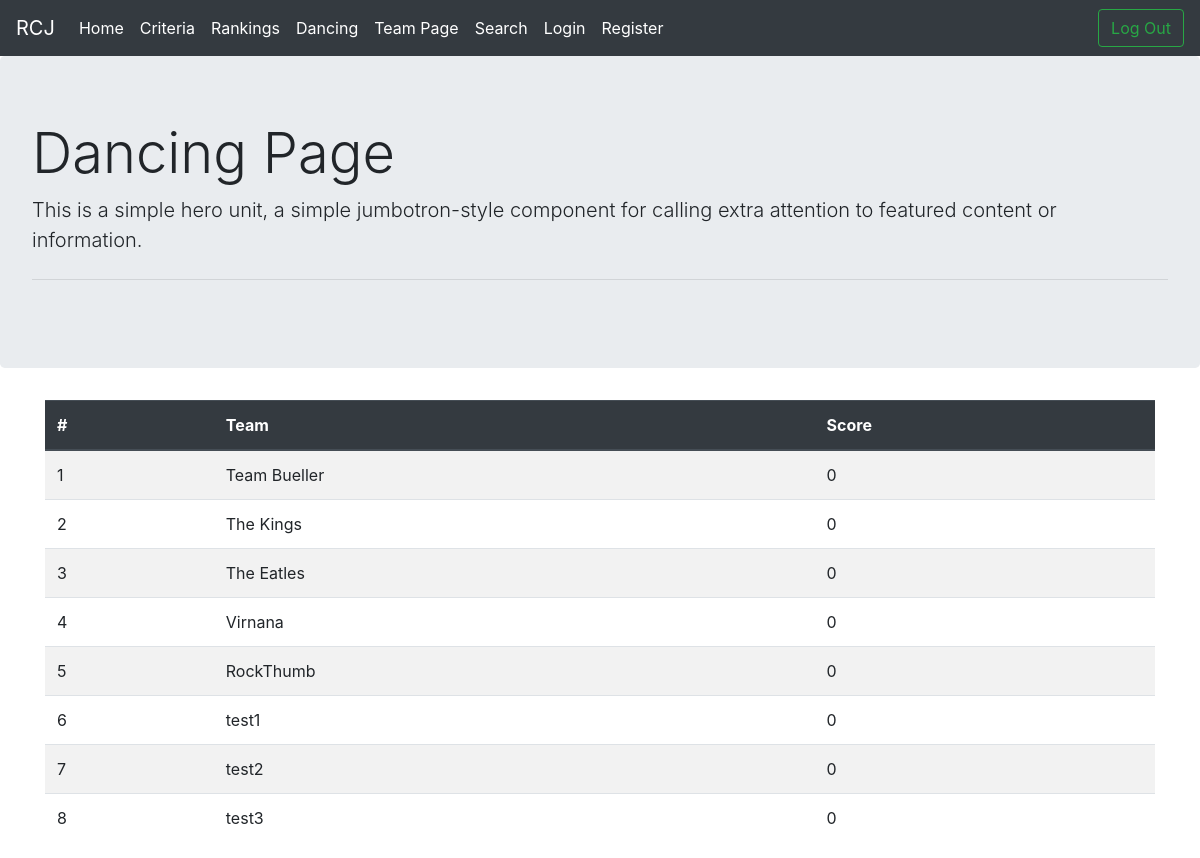
/dancing, run on the app's committed database.
### tables this page shows
CREATE TABLE dancingscores(
id  INTEGER VARCHAR(3) PRIMARY KEY,
team TEXT,
score INTEGER
);

### app.py (the view)
@app.route('/dancing')
def dancing_page():
    dance_results = dancing_table()
    print(dance_results)
    return render_template('dancing.html', product=dance_results)

### app.py (called while the page is built)
def dancing_table():
    connie = sqlite3.connect('robocupjr.db')
    c = connie.cursor()
    c.execute("SELECT * FROM dancingscores")
    return (c.fetchall())

### templates/dancing.html
{% extends 'base.html' %}
{% block content %}
    <div class="jumbotron">
        <h1 class="display-4">Dancing Page</h1>
        <p class="lead">This is a simple hero unit, a simple jumbotron-style component for calling extra attention to
            featured content or information.</p>
        <hr class="my-4">
    </div>
    <div class="container" style="margin-top: 10px ">
        <table class="table table-striped table-hover">
            <thead class="thead-dark">
            <tr>
                <th scope="col">#</th>
                <th scope="col">Team</th>
                <th scope="col">Score</th>
            </tr>
            </thead>
            <tbody>
            {% for result in product %}
                <tr>
                    {% for item in result %}
                        <td>{{ item }}</td>
                    {% endfor %}
                </tr>
            {% endfor %}
            </tbody>
        </table>
    </div>
{% endblock content %}

### templates/base.html (shortened to what this page needs)
<!doctype html>
<html lang="en">
<head>
    <link rel="stylesheet" href="https://stackpath.bootstrapcdn.com/bootstrap/4.4.1/css/bootstrap.min.css"
>
</head>
<body>
<nav class="navbar navbar-expand-lg navbar-dark bg-dark ">
    <a class="navbar-brand" href="#">RCJ</a>
    <div class="collapse navbar-collapse" id="navbarNav">
        <ul class="navbar-nav">
            <li class="nav-item active">
                <a class="nav-link" href="{{ url_for('home_page') }}">Home <span class="sr-only">(current)</span></a>
            </li>
            <li class="nav-item active">
                <a class="nav-link" href="{{ url_for ('criteria_page') }}">Criteria</a>
            </li>
            <li class="nav-item active">
                <a class="nav-link" href="{{ url_for ('rankings_page') }}">Rankings</a>
            </li>
            <li class="nav-item active">
                <a class="nav-link" href="{{ url_for ('dancing_page') }}">Dancing</a>
            </li>
            <li class="nav-item active">
                <a class="nav-link" href="{{ url_for ('teams_page') }}">Team Page</a>
            </li>
            <li class="nav-item active fixed-right">
                <a class="nav-link" href="{{ url_for ('search') }}">Search</a>
            </li>
            <li class="nav-item active">
                <a class="nav-link" href="{{ url_for ('login_page') }}">Login</a>
            </li>
            <li class="nav-item active fixed-right">
                <a class="nav-link" href="{{ url_for ('register_page') }}">Register</a>
            </li>
        </ul>
    </div>
    <div>
        <form class="form-inline">
            <a class="btn btn-outline-success my-2 my-sm-0 " type="submit" href="{{ url_for('log_me_out') }}">Log
                Out</a>
        </form>
    </div>
</nav>
{% block content %}
{% endblock content %}
</body>
</html>

### data on the page
dancingscores: result "1" "0", team "Team Bueller"
dancingscores: result "2" "0", team "The Kings"
dancingscores: result "3" "0", team "The Eatles"
dancingscores: result "4" "0", team "Virnana"
dancingscores: result "5" "0", team "RockThumb"
dancingscores: result "6" "0", team "test1"
dancingscores: result "7" "0", team "test2"
dancingscores: result "8" "0", team "test3"
